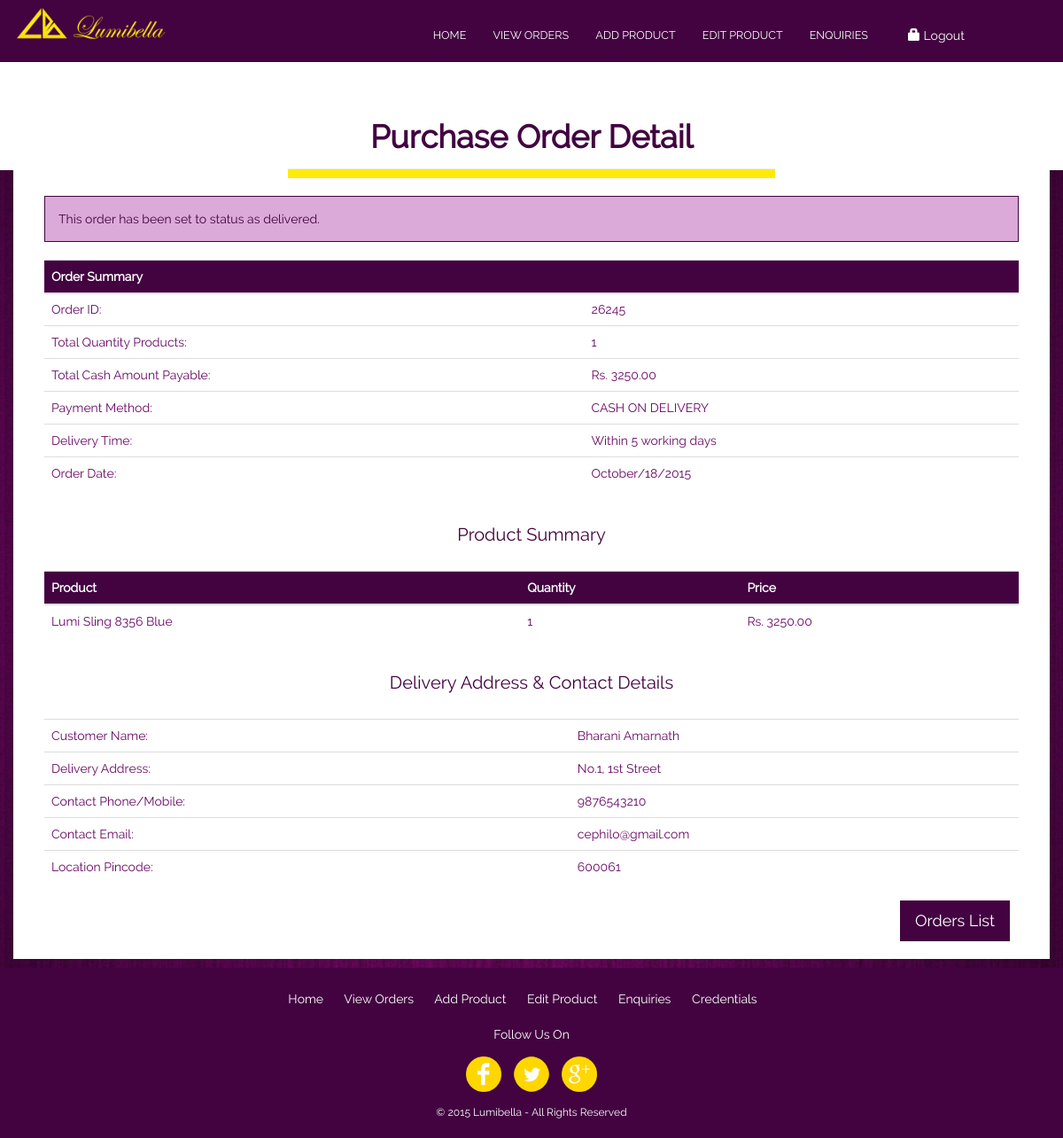
Screenshot of /cpanel/delivered.php?dvoid=26245 with the database file from the repository.
### tables this page shows
CREATE TABLE IF NOT EXISTS `orders` (
  `orderid` int(6) NOT NULL,
  `customerid` int(6) NOT NULL,
  `status` int(1) NOT NULL,
  `added` timestamp NOT NULL DEFAULT CURRENT_TIMESTAMP,
  PRIMARY KEY (`orderid`)
);

CREATE TABLE IF NOT EXISTS `products` (
  `pid` int(6) NOT NULL,
  `pname` varchar(30) NOT NULL,
  `pcategory` int(6) NOT NULL,
  `pdescription` varchar(128) NOT NULL,
  `pprice` decimal(7,2) NOT NULL,
  `pbrand` int(6) NOT NULL,
  `pimage` varchar(512) NOT NULL,
  `pthumb` varchar(512) NOT NULL,
  `created` timestamp NOT NULL DEFAULT CURRENT_TIMESTAMP,
  PRIMARY KEY (`pid`)
);

CREATE TABLE IF NOT EXISTS `orderdetail` (
  `orderid` int(6) NOT NULL,
  `productid` int(6) NOT NULL,
  `quantity` int(3) NOT NULL,
  `price` decimal(7,2) NOT NULL,
  `added` timestamp NOT NULL DEFAULT CURRENT_TIMESTAMP
);

CREATE TABLE IF NOT EXISTS `orderdelivery` (
  `orderid` int(6) NOT NULL,
  `customerid` int(6) NOT NULL,
  `name` varchar(30) NOT NULL,
  `address` varchar(512) NOT NULL,
  `phone` varchar(11) NOT NULL,
  `email` varchar(50) NOT NULL,
  `pincode` int(6) NOT NULL,
  `added` timestamp NOT NULL DEFAULT CURRENT_TIMESTAMP,
  PRIMARY KEY (`orderid`)
);

### cpanel/delivered.php (the view, shortened to what this page needs)
<?php
include('connect.php');
?>
<!DOCTYPE HTML>
<html>
<head>
<link rel="stylesheet" type="text/css" href="css/bootstrap.min.css" />
<link rel="stylesheet" type="text/css" href="css/style.css" />
</head>
<body>
<?php include('header.php'); ?>
<div class="row content">
<div class="col-md-12 col-lg-12">
<h4 class="heading">Purchase Order Detail</h4>
<hr>
<?php
if(isset($_REQUEST['dvoid'])){
$oid = $_REQUEST['dvoid'];
$delivered = 1;
$deliveredorder = $pdo->prepare("UPDATE orders SET status=:delivered WHERE orderid=:oid");
$deliveredorder->execute(array(
					"delivered"=>$delivered,
					"oid"=>$oid
					));
if($deliveredorder == true){
echo "<div class='alert alert-info'>This order has been set to status as delivered.</div>";
}
else{
echo "<div class='alert alert-info'>Error occurred. Unable to set this order status as delivered</div>";
}
$selectorder = $pdo->prepare("SELECT * FROM orders WHERE orderid=:oid");
$selectorder->execute(array("oid"=>$oid));
if($selectorder->rowCount() == 0){
echo "<div class='alert alert-info'>Unable to retrieve the details of order <b>" . $oid . "</b>. This may be caused due to following reasons:<br /><br />1. Order removed or deleted from record<br />2. Order does not exist in the database<br />3. Technical Issues</div>";
echo "<a href='orderlist.php' class='btn btn-primary btn-lg pull-right'>View Order List</a>";
}
else{
echo "<table class='table cart-table'>";
echo "<tr><thead><th colspan='2'>Order Summary</th></thead></tr>";
$getamount = $pdo->prepare("SELECT SUM(price) AS tamount, SUM(quantity) AS tqnty FROM orderdetail WHERE orderid=:aoid");
$getamount->execute(array("aoid"=>$oid));
$gares = $getamount->fetch();
$tamount = $gares['tamount'];
$tqnty = $gares['tqnty'];
$getdate = $pdo->prepare("SELECT added FROM orders WHERE orderid=:oid");
$getdate->execute(array("oid"=>$oid));
$gdfetch = $getdate->fetch();
$gdate = date('F/j/Y',strtotime($gdfetch['added']));
echo "<tr><td>Order ID:</td><td>" . $oid . "</td></tr>";
echo "<tr><td>Total Quantity Products:</td><td>" . $tqnty . "</td></tr>";
echo "<tr><td>Total Cash Amount Payable:</td><td>Rs. " . $tamount . "</td></tr>";
echo "<tr><td>Payment Method:</td><td>CASH ON DELIVERY</td></tr>";
echo "<tr><td>Delivery Time:</td><td>Within 5 working days</td></tr>";
echo "<tr><td>Order Date:</td><td>" . $gdate ."</td></tr>";
echo "</table>";
echo "<h4 class='checkout-heading'>Product Summary</h4>";
$getod = $pdo->prepare("SELECT * FROM orderdetail WHERE orderid=:oid");
$getod->execute(array(
				"oid"=>$oid
				));
echo "<table class='table cart-table'>";
echo "<tr><thead><th>Product</th><th>Quantity</th><th>Price</th></thead></tr>";
while($godet = $getod->fetch()){
$proid = $godet['productid'];
$qnty = $godet['quantity'];
$price = $godet['price'];
$getproname = $pdo->prepare("SELECT * FROM products WHERE pid=:id");
$getproname->execute(array("id"=>$proid));
while($gnrow = $getproname->fetch()){
$pname = $gnrow['pname'];
echo "<tr><td>" . $pname . "</td><td>" . $qnty . "</td><td>Rs. " . $price . "</td></tr>";
}
}
echo "</table>";
echo "<h4 class='checkout-heading'>Delivery Address &amp; Contact Details</h4>";
$orderaddr = $pdo->prepare("SELECT * FROM orderdelivery WHERE orderid=:doid");
$orderaddr->execute(array("doid"=>$oid));
$goaddr = $orderaddr->fetch();
$goname = $goaddr['name'];
$goaddress = $goaddr['address'];
$gophone = $goaddr['phone'];
$goemail = $goaddr['email'];
$gopincode = $goaddr['pincode'];
echo "<table class='table cart-table'>";
echo "<tr><td>Customer Name:</td><td>" . $goname ."</tr>";
echo "<tr><td>Delivery Address:</td><td>" . $goaddress ."</tr>";
echo "<tr><td>Contact Phone/Mobile:</td><td>" . $gophone ."</tr>";
echo "<tr><td>Contact Email:</td><td>" . $goemail ."</tr>";
echo "<tr><td>Location Pincode:</td><td>" . $gopincode ."</tr>";
echo "</table>";
echo "<a class='btn btn-primary btn-lg pull-right shipping-button' href='orderlist.php'>Orders List</a>";
}
}
?>
</div>
</div>
<?php include "footer.php"; ?>
</body>
</html>

### cpanel/css/style.css (style rules this page uses)
html,body { width: 100%; margin: 0px; padding: 0px; overflow-x: hidden; font-family: raleway; }
body { background-image: url(../images/contents/background.jpg); background-position: center; background-attachment: fixed; background-repeat: no-repeat; }
.btn-primary { background-color: #420340; border: 1px solid #420340; border-radius: 0px; }
.content { background-color: #ffffff; padding: 20px; margin: 90px 15px 10px 15px; min-height: 600px; }
.cart-table { border: none; font-family: raleway; }
.cart-table th { background-color: #420340; color: #fff; }
.cart-table td { background-color: #fff; vertical-align: middle; color: #680865; }
.checkout-heading { font-family: raleway; color: #420340; text-align: center; padding-top: 20px; padding-bottom: 20px; font-size: 20px; }
.shipping-button { margin-right: 10px; }
hr { width: 50%; height: 10px; background-color: #ffeb09; margin-top: -10px; }
.alert-info { background-color: #dbaad9; border: 1px solid #420340; color: #420340; border-radius: 0px; }
.heading { color: #420340; padding: 15px; font-size: 36px; font-family: raleway; text-align: center; font-weight: bold; }

### rows the page displays
orders: added "October/18/2015"
orderdetail: quantity "1", price "3250.00"
products: pname "Lumi Sling 8356 Blue"
orderdelivery: name "Bharani Amarnath", address "No.1, 1st Street", phone "9876543210", email "cephilo@gmail.com", pincode "600061"

### other values shown
$oid "26245"
$tqnty "1"
$tamount "3250.00"
